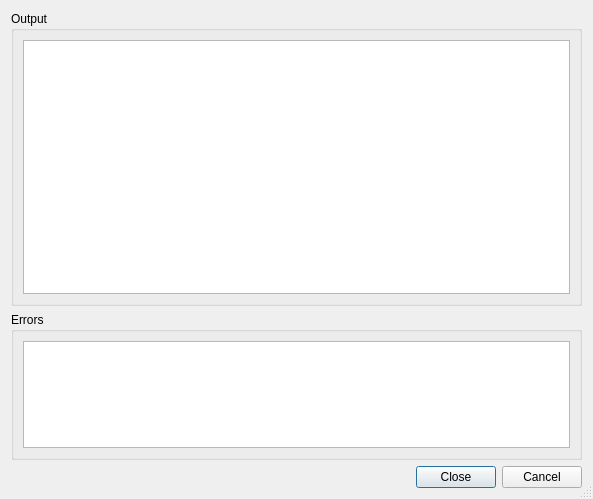
<?xml version="1.0" encoding="UTF-8"?>
<ui version="4.0">
 <class>HgDialog</class>
 <widget class="QDialog" name="HgDialog">
  <property name="geometry">
   <rect>
    <x>0</x>
    <y>0</y>
    <width>593</width>
    <height>499</height>
   </rect>
  </property>
  <property name="windowTitle">
   <string>Mercurial</string>
  </property>
  <property name="sizeGripEnabled">
   <bool>true</bool>
  </property>
  <layout class="QVBoxLayout">
   <item>
    <widget class="QGroupBox" name="outputGroup">
     <property name="sizePolicy">
      <sizepolicy hsizetype="Preferred" vsizetype="Expanding">
       <horstretch>0</horstretch>
       <verstretch>2</verstretch>
      </sizepolicy>
     </property>
     <property name="title">
      <string>Output</string>
     </property>
     <layout class="QVBoxLayout">
      <item>
       <widget class="QTextEdit" name="resultbox">
        <property name="readOnly">
         <bool>true</bool>
        </property>
        <property name="acceptRichText">
         <bool>false</bool>
        </property>
       </widget>
      </item>
     </layout>
    </widget>
   </item>
   <item>
    <widget class="QGroupBox" name="errorGroup">
     <property name="sizePolicy">
      <sizepolicy hsizetype="Preferred" vsizetype="Expanding">
       <horstretch>0</horstretch>
       <verstretch>1</verstretch>
      </sizepolicy>
     </property>
     <property name="title">
      <string>Errors</string>
     </property>
     <layout class="QVBoxLayout">
      <item>
       <widget class="QTextEdit" name="errors">
        <property name="readOnly">
         <bool>true</bool>
        </property>
        <property name="acceptRichText">
         <bool>false</bool>
        </property>
       </widget>
      </item>
     </layout>
    </widget>
   </item>
   <item>
    <widget class="QDialogButtonBox" name="buttonBox">
     <property name="orientation">
      <enum>Qt::Horizontal</enum>
     </property>
     <property name="standardButtons">
      <set>QDialogButtonBox::Cancel|QDialogButtonBox::Close</set>
     </property>
    </widget>
   </item>
  </layout>
 </widget>
 <pixmapfunction>qPixmapFromMimeSource</pixmapfunction>
 <tabstops>
  <tabstop>resultbox</tabstop>
  <tabstop>errors</tabstop>
  <tabstop>buttonBox</tabstop>
 </tabstops>
 <resources/>
 <connections/>
</ui>
